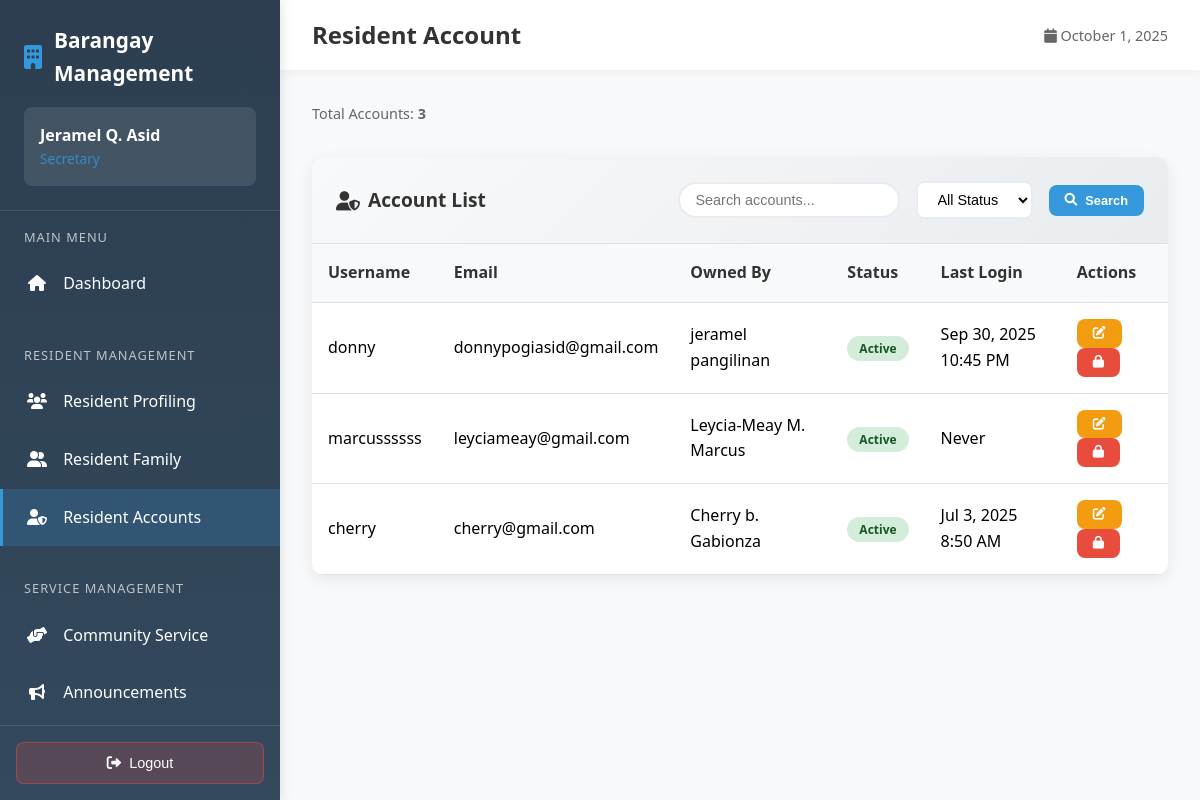
The page /employee/sec/resident_account.php (signed in) on the database its author committed.
### tables this page shows
CREATE TABLE `resident_accounts` (
  `id` int(11) NOT NULL,
  `resident_id` int(11) NOT NULL,
  `username` varchar(50) NOT NULL,
  `email` varchar(100) NOT NULL,
  `password` varchar(255) NOT NULL,
  `is_verified` tinyint(1) DEFAULT 0,
  `verification_token` varchar(100) DEFAULT NULL,
  `last_login` datetime DEFAULT NULL,
  `login_attempts` int(11) DEFAULT 0,
  `account_locked` tinyint(1) DEFAULT 0,
  `created_at` timestamp NOT NULL DEFAULT current_timestamp(),
  `updated_at` timestamp NOT NULL DEFAULT current_timestamp() ON UPDATE current_timestamp()
);

CREATE TABLE `residents` (
  `id` int(11) NOT NULL,
  `first_name` varchar(100) NOT NULL,
  `middle_initial` varchar(1) DEFAULT NULL,
  `last_name` varchar(100) NOT NULL,
  `full_name` varchar(255) DEFAULT NULL,
  `suffix` varchar(50) DEFAULT NULL,
  `age` int(11) NOT NULL,
  `contact_number` varchar(20) NOT NULL,
  `zone` enum('Zone 1A','Zone 1B','Zone 2A','Zone 2B','Zone 3A','Zone 3B','Zone 4A','Zone 4B','Zone 5A','Zone 5B','Zone 6A','Zone 6B','Zone 7A','Zone 7B') NOT NULL DEFAULT 'Zone 1A',
  `email` varchar(100) DEFAULT NULL,
  `created_at` timestamp NOT NULL DEFAULT current_timestamp(),
  `updated_at` timestamp NOT NULL DEFAULT current_timestamp() ON UPDATE current_timestamp(),
  `photo_path` varchar(255) DEFAULT NULL,
  `face_descriptor` text DEFAULT NULL,
  `face_embedding` text DEFAULT NULL,
  `face_photo` longtext DEFAULT NULL,
  `liveness_verified` tinyint(1) DEFAULT 0,
  `total_volunteer_hours` decimal(6,1) DEFAULT 0.0,
  `total_volunteer_events` int(11) DEFAULT 0,
  `last_volunteer_date` date DEFAULT NULL,
  `volunteer_status` enum('inactive','active','outstanding') DEFAULT 'inactive',
  `status` varchar(20) NOT NULL DEFAULT 'active'
);

### employee/sec/resident_account.php (the view, shortened to what this page needs)
<?php
require_once '../../config.php';
$search = isset($_GET['search']) ? mysqli_real_escape_string($connection, $_GET['search']) : '';
$page = isset($_GET['page']) ? intval($_GET['page']) : 1;
$records_per_page = 10;
$offset = ($page - 1) * $records_per_page;
$where_conditions = [];
$where_clause = !empty($where_conditions) ? 'WHERE ' . implode(' AND ', $where_conditions) : '';
$count_query = "SELECT COUNT(*) as total FROM resident_accounts ra
                LEFT JOIN residents r ON ra.resident_id = r.id
                $where_clause";
$count_result = mysqli_query($connection, $count_query);
$total_records = mysqli_fetch_assoc($count_result)['total'];
$residents_query = "SELECT ra.*, r.id as resident_number, r.full_name
                   FROM resident_accounts ra
                   LEFT JOIN residents r ON ra.resident_id = r.id
                   $where_clause
                   ORDER BY ra.created_at DESC
                   LIMIT $records_per_page OFFSET $offset";
$residents_result = mysqli_query($connection, $residents_query);
?>
<!DOCTYPE html>
<html lang="en">
<head>
	<link href="https://cdnjs.cloudflare.com/ajax/libs/font-awesome/6.0.0/css/all.min.css" rel="stylesheet">
	<link href="https://cdn.jsdelivr.net/npm/sweetalert2@11.7.32/dist/sweetalert2.min.css" rel="stylesheet">
</head>
<body>
	<nav class="sidebar" id="sidebar">
		<div class="sidebar-header">
			<div class="sidebar-brand">
				<i class="fas fa-building"></i>
				Barangay Management
			</div>
			<div class="user-info">
				<div class="user-name"><?php echo $_SESSION['full_name']; ?></div>
				<div class="user-role">Secretary</div>
			</div>
		</div>
		<div class="sidebar-nav">
			<div class="nav-section">
				<div class="nav-section-title">Main Menu</div>
				<a href="dashboard.php" class="nav-item">
					<i class="fas fa-home"></i>
					Dashboard
				</a>
			</div>
			<div class="nav-section">
				<div class="nav-section-title">Resident Management</div>
				<a href="resident-profiling.php" class="nav-item">
					<i class="fas fa-users"></i>
					Resident Profiling
				</a>
				<a href="resident_family.php" class="nav-item">
                    <i class="fas fa-user-friends"></i>
                    Resident Family
                </a>
				<a href="resident_account.php" class="nav-item active">
					<i class="fas fa-user-shield"></i>
					Resident Accounts
				</a>
			</div>
			<div class="nav-section">
				<div class="nav-section-title">Service Management</div>
				<a href="community_service.php" class="nav-item">
					<i class="fas fa-hands-helping"></i>
					Community Service
				</a>
				<a href="announcements.php" class="nav-item">
					<i class="fas fa-bullhorn"></i>
					Announcements
				</a>
				<a href="complaints.php" class="nav-item">
				</a>
			</div>
		</div>
		<div class="logout-section">
            <form action="../../employee/logout.php" method="POST" id="logoutForm" style="width: 100%;">
                <button type="button" class="logout-btn" onclick="handleLogout()">
                    <i class="fas fa-sign-out-alt"></i>
                    Logout
                </button>
            </form>
        </div>
	</nav>
	<div class="main-content">
		<div class="top-bar">
			<h1 class="page-title">Resident Account</h1>
			<div style="display: flex; align-items: center; gap: 1rem;">
				<span style="color: #666; font-size: 0.9rem;">
					<i class="fas fa-calendar"></i> <?php echo date('F j, Y'); ?>
				</span>
			</div>
		</div>
		<div class="content-area">
			<div class="action-buttons">
				<div style="color: #666; font-size: 0.9rem;">
					Total Accounts: <strong><?php echo $total_records; ?></strong>
				</div>
			</div>
			<div class="table-card">
				<div class="table-header">
					<div class="table-title">
						<i class="fas fa-user-shield"></i>
						Account List
					</div>
					<div class="search-filters">
						<form method="GET" style="display: flex; gap: 1rem; align-items: center;">
							<input type="text" name="search" placeholder="Search accounts..."
								   class="search-input" value="<?php echo htmlspecialchars($search); ?>">
							<select name="status" class="filter-select">
								<option value="">All Status</option>
							</select>
							<button type="submit" class="btn btn-primary btn-sm">
								<i class="fas fa-search"></i> Search
							</button>
						</form>
					</div>
				</div>
				<div class="table-responsive">
					<table class="table">
						<thead>
							<tr>
								<th>Username</th>
								<th>Email</th>
								<th>Owned By</th>
								<th>Status</th>
								<th>Last Login</th>
								<th>Actions</th>
							</tr>
						</thead>
						<tbody>
							<?php if (mysqli_num_rows($residents_result) > 0): ?>
								<?php while ($account = mysqli_fetch_assoc($residents_result)): ?>
									<tr>
										<td><?php echo htmlspecialchars($account['username']); ?></td>
										<td><?php echo htmlspecialchars($account['email']); ?></td>
										<td><?php echo htmlspecialchars($account['full_name'] ?? 'N/A'); ?></td>
										<td>
											<span class="status-badge status-<?php echo $account['account_locked'] ? 'inactive' : 'active'; ?>">
												<?php echo $account['account_locked'] ? 'Locked' : 'Active'; ?>
											</span>
										</td>
										<td>
											<?php echo $account['last_login'] ? date('M j, Y g:i A', strtotime($account['last_login'])) : 'Never'; ?>
										</td>
										<td>
											<button class="btn btn-warning btn-sm" onclick="editAccount(<?php echo htmlspecialchars(json_encode($account)); ?>)">
												<i class="fas fa-edit"></i>
											</button>
											<?php if ($account['account_locked']): ?>
												<button class="btn btn-success btn-sm" onclick="unlockAccount(<?php echo $account['id']; ?>)">
													<i class="fas fa-unlock"></i>
												</button>
											<?php else: ?>
												<button class="btn btn-danger btn-sm" onclick="lockAccount(<?php echo $account['id']; ?>)">
													<i class="fas fa-lock"></i>
												</button>
											<?php endif; ?>
										</td>
									</tr>
								<?php endwhile; ?>
							<?php endif; ?>
						</tbody>
					</table>
				</div>
			</div>
		</div>
	</div>
</body>
</html>

### employee/sec/resident_account.php (style rules this page uses)
* { margin: 0; padding: 0; box-sizing: border-box; }
body { font-family: 'Segoe UI', Tahoma, Geneva, Verdana, sans-serif; background: #f8f9fa; line-height: 1.6; overflow-x: hidden; }
.sidebar { position: fixed; left: 0; top: 0; width: 280px; height: 100vh; background: linear-gradient(180deg, #2c3e50 0%, #34495e 100%); color: white; transition: transform 0.3s ease; z-index: 1000; box-shadow: 2px 0 10px rgba(0,0,0,0.1); display: flex; flex-direction: column; }
.sidebar-header { padding: 1.5rem; border-bottom: 1px solid rgba(255,255,255,0.1); flex-shrink: 0; }
.sidebar-brand { display: flex; align-items: center; font-size: 1.3rem; font-weight: bold; margin-bottom: 0.5rem; }
.sidebar-brand i { margin-right: 12px; font-size: 1.5rem; color: #3498db; }
.user-info { margin-top: 1rem; padding: 1rem; background: rgba(255,255,255,0.1); border-radius: 8px; }
.user-name { font-weight: bold; font-size: 1rem; }
.user-role { font-size: 0.85rem; opacity: 0.8; color: #3498db; }
.sidebar-nav { padding: 1rem 0; flex: 1; overflow-y: auto; }
.nav-section { margin-bottom: 2rem; }
.nav-section-title { padding: 0 1.5rem; font-size: 0.8rem; text-transform: uppercase; letter-spacing: 1px; color: #bdc3c7; margin-bottom: 0.5rem; }
.nav-item { display: block; padding: 1rem 1.5rem; color: white; text-decoration: none; transition: all 0.3s ease; position: relative; border-left: 3px solid transparent; }
.nav-item.active { background: rgba(52, 152, 219, 0.2); border-left-color: #3498db; }
.nav-item i { margin-right: 12px; width: 20px; text-align: center; }
.logout-section { padding: 1rem; border-top: 1px solid rgba(255,255,255,0.1); flex-shrink: 0; margin-top: auto; }
.logout-btn { width: 100%; background: rgba(231, 76, 60, 0.2); color: white; border: 1px solid rgba(231, 76, 60, 0.5); padding: 0.75rem; border-radius: 8px; cursor: pointer; transition: all 0.3s ease; font-size: 0.9rem; display: flex; align-items: center; justify-content: center; gap: 0.5rem; }
.main-content { margin-left: 280px; min-height: 100vh; transition: margin-left 0.3s ease; }
.top-bar { background: white; padding: 1rem 2rem; box-shadow: 0 2px 10px rgba(0,0,0,0.05); display: flex; justify-content: space-between; align-items: center; }
.page-title { font-size: 1.5rem; color: #333; font-weight: 600; }
.content-area { padding: 2rem; }
.btn { padding: 0.75rem 1.5rem; border: none; border-radius: 8px; cursor: pointer; font-size: 0.9rem; font-weight: 600; transition: all 0.3s ease; display: inline-flex; align-items: center; gap: 0.5rem; text-decoration: none; }
.btn-primary { background: #3498db; color: white; }
.btn-warning { background: #f39c12; color: white; }
.btn-danger { background: #e74c3c; color: white; }
.btn-sm { padding: 0.5rem 1rem; font-size: 0.8rem; }
.table-card { background: white; border-radius: 12px; box-shadow: 0 4px 15px rgba(0,0,0,0.08); overflow: hidden; }
.table-header { padding: 1.5rem; background: linear-gradient(135deg, #f8f9fa 0%, #e9ecef 100%); border-bottom: 1px solid #dee2e6; display: flex; justify-content: space-between; align-items: center; flex-wrap: wrap; gap: 1rem; }
.table-title { font-size: 1.2rem; font-weight: 600; color: #333; display: flex; align-items: center; gap: 0.5rem; }
.search-filters { display: flex; gap: 1rem; align-items: center; flex-wrap: wrap; }
.search-input { padding: 0.5rem 1rem; border: 2px solid #e9ecef; border-radius: 25px; font-size: 0.9rem; min-width: 200px; }
.filter-select { padding: 0.5rem 1rem; border: 2px solid #e9ecef; border-radius: 8px; font-size: 0.9rem; background: white; }
.table-responsive { overflow-x: auto; }
.table { width: 100%; border-collapse: collapse; }
.table th, .table td { padding: 1rem; text-align: left; border-bottom: 1px solid #dee2e6; }
.table th { background: #f8f9fa; font-weight: 600; color: #333; position: sticky; top: 0; z-index: 10; }
.status-badge { padding: 0.25rem 0.75rem; border-radius: 15px; font-size: 0.75rem; font-weight: bold; text-transform: capitalize; }
.status-active { background: #d4edda; color: #155724; }
.action-buttons { display: flex; justify-content: space-between; align-items: center; margin-bottom: 2rem; flex-wrap: wrap; gap: 1rem; }

### rows shown on the page
resident_accounts: username "donny", email "donnypogiasid@gmail.com", resident.full_name "jeramel pangilinan", account_locked "Active", last_login "Sep 30, 2025 10:45 PM"
resident_accounts: username "marcussssss", email "leyciameay@gmail.com", resident.full_name "Leycia-Meay M. Marcus", account_locked "Active", shows "Never"
resident_accounts: username "cherry", email "cherry@gmail.com", resident.full_name "Cherry b. Gabionza", account_locked "Active", last_login "Jul 3, 2025 8:50 AM"

### other values the page prints
$_SESSION['full_name'] "Jeramel Q. Asid"
$total_records "3"
